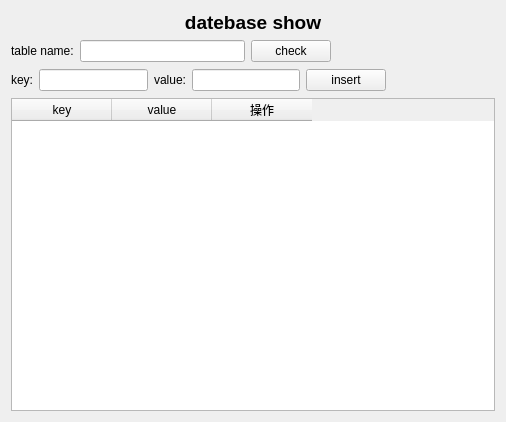
<?xml version="1.0" encoding="UTF-8"?>
<ui version="4.0">
 <class>ListDatabaseView</class>
 <widget class="QWidget" name="ListDatabaseView">
  <property name="geometry">
   <rect>
    <x>0</x>
    <y>0</y>
    <width>506</width>
    <height>422</height>
   </rect>
  </property>
  <property name="windowTitle">
   <string>Form</string>
  </property>
  <layout class="QVBoxLayout" name="verticalLayout">
   <item>
    <widget class="QLabel" name="label_2">
     <property name="text">
      <string>&lt;html&gt;&lt;head/&gt;&lt;body&gt;&lt;p align=&quot;center&quot;&gt;&lt;span style=&quot; font-size:14pt; font-weight:600;&quot;&gt;datebase show&lt;/span&gt;&lt;/p&gt;&lt;/body&gt;&lt;/html&gt;</string>
     </property>
    </widget>
   </item>
   <item>
    <layout class="QHBoxLayout" name="horizontalLayout">
     <item>
      <widget class="QLabel" name="label">
       <property name="text">
        <string>table name:</string>
       </property>
      </widget>
     </item>
     <item>
      <widget class="QLineEdit" name="table_name"/>
     </item>
     <item>
      <widget class="QPushButton" name="check_table">
       <property name="text">
        <string>check</string>
       </property>
      </widget>
     </item>
     <item>
      <spacer name="horizontalSpacer">
       <property name="orientation">
        <enum>Qt::Horizontal</enum>
       </property>
       <property name="sizeHint" stdset="0">
        <size>
         <width>100</width>
         <height>20</height>
        </size>
       </property>
      </spacer>
     </item>
    </layout>
   </item>
   <item>
    <layout class="QHBoxLayout" name="horizontalLayout_2">
     <item>
      <widget class="QLabel" name="label_3">
       <property name="text">
        <string>key:</string>
       </property>
      </widget>
     </item>
     <item>
      <widget class="QLineEdit" name="insert_key"/>
     </item>
     <item>
      <widget class="QLabel" name="label_4">
       <property name="text">
        <string>value:</string>
       </property>
      </widget>
     </item>
     <item>
      <widget class="QLineEdit" name="insert_v"/>
     </item>
     <item>
      <widget class="QPushButton" name="pushButton">
       <property name="text">
        <string>insert</string>
       </property>
      </widget>
     </item>
     <item>
      <spacer name="horizontalSpacer_2">
       <property name="orientation">
        <enum>Qt::Horizontal</enum>
       </property>
       <property name="sizeHint" stdset="0">
        <size>
         <width>97</width>
         <height>24</height>
        </size>
       </property>
      </spacer>
     </item>
    </layout>
   </item>
   <item>
    <widget class="QTableWidget" name="table_view">
     <column>
      <property name="text">
       <string>key</string>
      </property>
     </column>
     <column>
      <property name="text">
       <string>value</string>
      </property>
     </column>
     <column>
      <property name="text">
       <string>操作</string>
      </property>
     </column>
    </widget>
   </item>
  </layout>
 </widget>
 <resources/>
 <connections/>
</ui>
